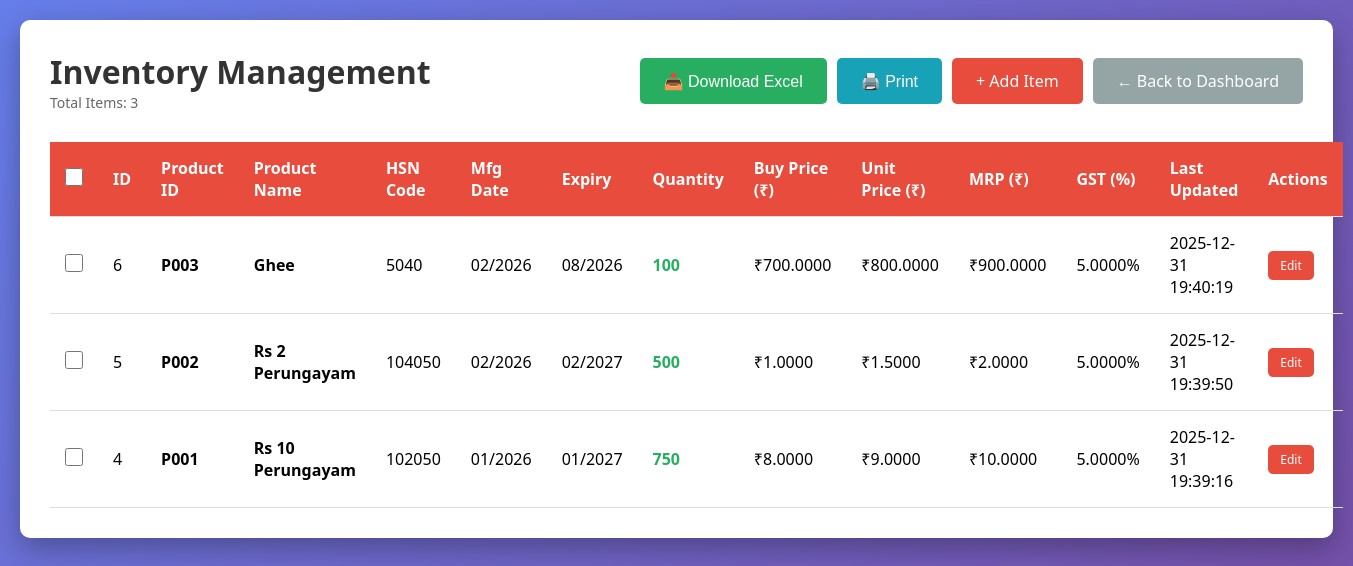
The app's page /inventory/, older data.
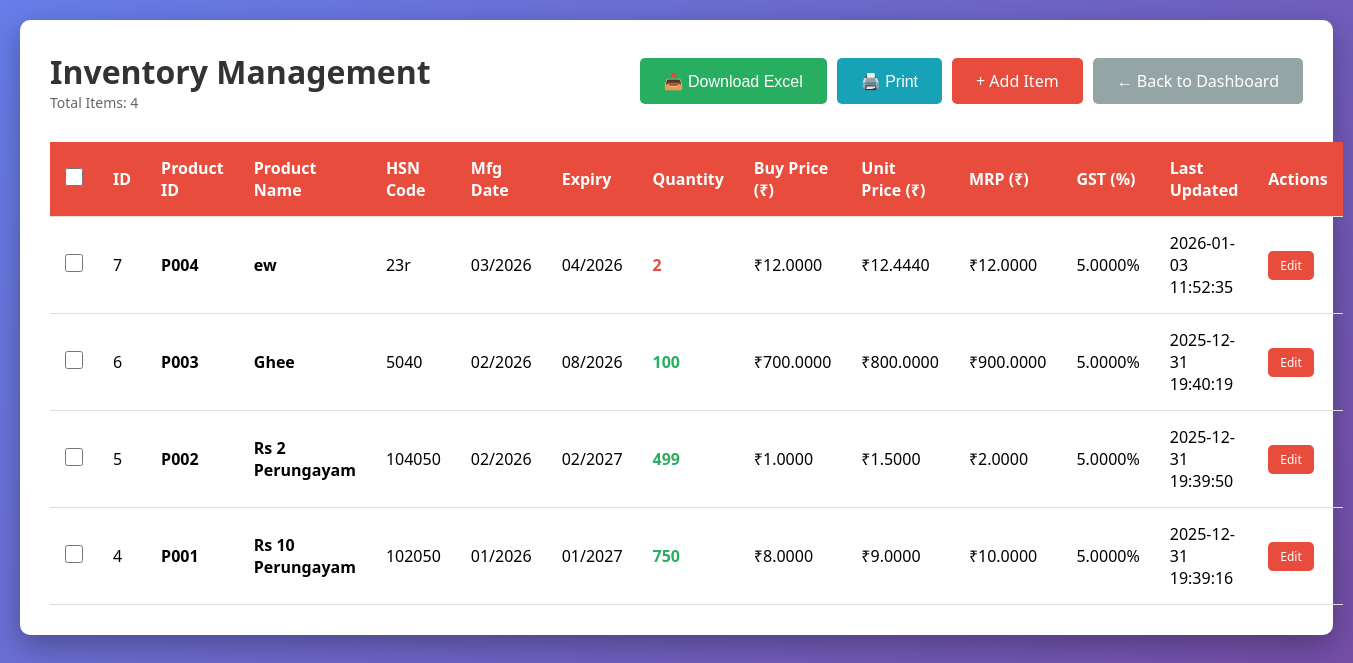
The same page, newer data.
### tables this page shows
CREATE TABLE inventory (
        id INTEGER PRIMARY KEY AUTOINCREMENT,
        product_id TEXT UNIQUE NOT NULL,
        product_name TEXT NOT NULL,
        hsn_code TEXT,
        manufacture_date DATE,
        expiry_month TEXT NOT NULL,
        quantity INTEGER NOT NULL DEFAULT 0,
        unit_price REAL NOT NULL DEFAULT 0.0,
        mrp REAL NOT NULL DEFAULT 0.0,
        gst_percentage REAL NOT NULL DEFAULT 0.0,
        created_at TIMESTAMP DEFAULT CURRENT_TIMESTAMP,
        updated_at TIMESTAMP DEFAULT CURRENT_TIMESTAMP
    , buy_price REAL NOT NULL DEFAULT 0.0);

### routes/inventory.py (the view)
@inventory_bp.route('/')
def index():
    conn = get_db_connection()
    items = conn.execute('SELECT * FROM inventory ORDER BY created_at DESC').fetchall()
    conn.close()
    return render_template('inventory/index.html', items=items)

### database.py (called while the page is built)
def get_db_connection():
    conn = sqlite3.connect(DATABASE)
    conn.row_factory = sqlite3.Row
    return conn

### templates/inventory/index.html (shortened to what this page needs)
<!DOCTYPE html>
<html lang="en">
<head>
</head>
<body>
    <div class="container">
        <div class="header">
            <div>
                <h1>Inventory Management</h1>
                <p class="item-count">Total Items: {{ items|length }}</p>
            </div>
            <div class="button-group">
                <button onclick="downloadExcel()" class="btn btn-success no-print">📥 Download Excel</button>
                <button onclick="window.print()" class="btn btn-info no-print">🖨️ Print</button>
                <a href="{{ url_for('inventory.add') }}" class="btn btn-primary no-print">+ Add Item</a>
                <a href="{{ url_for('dashboard') }}" class="btn btn-secondary no-print">← Back to Dashboard</a>
            </div>
        </div>
        {% if items %}
            <form id="deleteForm" method="POST" action="{{ url_for('inventory.delete_multiple') }}">
                <table>
                    <thead>
                        <tr>
                            <th class="checkbox-cell no-print">
                                <input type="checkbox" id="selectAll" onchange="toggleSelectAll(this)">
                            </th>
                            <th>ID</th>
                            <th>Product ID</th>
                            <th>Product Name</th>
                            <th>HSN Code</th>
                            <th>Mfg Date</th>
                            <th>Expiry</th>
                            <th>Quantity</th>
                            <th>Buy Price (₹)</th>
                            <th>Unit Price (₹)</th>
                            <th>MRP (₹)</th>
                            <th>GST (%)</th>
                            <th>Last Updated</th>
                            <th class="no-print">Actions</th>
                        </tr>
                    </thead>
                    <tbody>
                        {% for item in items %}
                        <tr>
                            <td class="checkbox-cell no-print">
                                <input type="checkbox" name="item_ids[]" value="{{ item['id'] }}" class="item-checkbox" onchange="updateSelection()">
                            </td>
                            <td>{{ item['id'] }}</td>
                            <td><strong>{{ item['product_id'] }}</strong></td>
                            <td><strong>{{ item['product_name'] }}</strong></td>
                            <td>{{ item['hsn_code'] or 'N/A' }}</td>
                            <td>
                                {% if item['manufacture_date'] %}
                                    {% set date_parts = item['manufacture_date'].split('-') %}
                                    {% if date_parts|length == 3 %}
                                        {{ date_parts[1] }}/{{ date_parts[0] }}
                                    {% else %}
                                        {{ item['manufacture_date'] }}
                                    {% endif %}
                                {% else %}
                                    N/A
                                {% endif %}
                            </td>
                            <td>
                                {% if item['expiry_month'] %}
                                    {% set parts = item['expiry_month'].split('-') %}
                                    {% if parts|length == 2 %}
                                        {{ parts[1] }}/{{ parts[0] }}
                                    {% else %}
                                        {{ item['expiry_month'] }}
                                    {% endif %}
                                {% else %}
                                    N/A
                                {% endif %}
                            </td>
                            <td>
                                <span class="{% if item['quantity'] < 10 %}low-stock{% else %}in-stock{% endif %}">
                                    {{ item['quantity'] }}
                                </span>
                            </td>
                            <td>₹{{ "%.4f"|format(item['buy_price']) }}</td>
                            <td>₹{{ "%.4f"|format(item['unit_price']) }}</td>
                            <td>₹{{ "%.4f"|format(item['mrp']) }}</td>
                            <td>{{ "%.4f"|format(item['gst_percentage']) }}%</td>
                            <td>{{ item['updated_at'] }}</td>
                            <td class="no-print">
                                <a href="{{ url_for('inventory.update', id=item['id']) }}"
                                   class="btn btn-primary" style="padding: 6px 12px; font-size: 12px;">Edit</a>
                            </td>
                        </tr>
                        {% endfor %}
                    </tbody>
                </table>
            </form>
        {% else %}
            <div class="no-data">
                <p>No inventory items found. Click "Add Item" to get started!</p>
            </div>
        {% endif %}
    </div>
</body>
</html>

### templates/inventory/index.html (style rules this page uses)
* { margin: 0; padding: 0; box-sizing: border-box; }
body { font-family: 'Segoe UI', Tahoma, Geneva, Verdana, sans-serif; background: linear-gradient(135deg, #667eea 0%, #764ba2 100%); min-height: 100vh; padding: 20px; }
.container { max-width: 1400px; margin: 0 auto; background: white; border-radius: 10px; box-shadow: 0 10px 30px rgba(0,0,0,0.3); padding: 30px; }
.header { display: flex; justify-content: space-between; align-items: center; margin-bottom: 30px; flex-wrap: wrap; gap: 15px; }
h1 { color: #333; }
.btn { padding: 12px 24px; border: none; border-radius: 5px; cursor: pointer; text-decoration: none; font-size: 16px; transition: all 0.3s; display: inline-block; }
.btn-primary { background: #e74c3c; color: white; }
.btn-secondary { background: #95a5a6; color: white; }
.btn-success { background: #27ae60; color: white; }
.btn-info { background: #17a2b8; color: white; }
table { width: 100%; border-collapse: collapse; margin-top: 20px; }
th, td { padding: 15px; text-align: left; border-bottom: 1px solid #ddd; }
th { background: #e74c3c; color: white; font-weight: 600; }
.item-count { color: #666; font-size: 14px; }
.button-group { display: flex; gap: 10px; }
.low-stock { color: #e74c3c; font-weight: bold; }
.in-stock { color: #27ae60; font-weight: bold; }
.checkbox-cell { width: 40px; text-align: center; }
input[type="checkbox"] { width: 18px; height: 18px; cursor: pointer; }

Row changes from the older to the newer data that the page shows:
added inventory: id "7", product_id "P004", product_name "ew", hsn_code "23r", date_parts "03", date_parts "2026", parts "04", parts "2026", quantity "2", buy_price "12.0000", unit_price "12.4440", mrp "12.0000", gst_percentage "5.0000", updated_at "2026-01-03 11:52:35"
changed inventory "Rs 2 Perungayam": quantity "500" → "499"
Text that changed along with them:
{{ items|length }}: "3" → "4"
